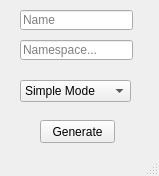
<?xml version="1.0" encoding="UTF-8"?>
<ui version="4.0">
 <class>MainWindow</class>
 <widget class="QMainWindow" name="MainWindow">
  <property name="geometry">
   <rect>
    <x>0</x>
    <y>0</y>
    <width>159</width>
    <height>176</height>
   </rect>
  </property>
  <property name="windowTitle">
   <string>DataBuilder</string>
  </property>
  <widget class="QWidget" name="centralwidget">
   <widget class="QLineEdit" name="lineEdit">
    <property name="geometry">
     <rect>
      <x>20</x>
      <y>40</y>
      <width>113</width>
      <height>20</height>
     </rect>
    </property>
    <property name="placeholderText">
     <string>Namespace...</string>
    </property>
   </widget>
   <widget class="QLineEdit" name="lineEdit_2">
    <property name="geometry">
     <rect>
      <x>20</x>
      <y>10</y>
      <width>113</width>
      <height>20</height>
     </rect>
    </property>
    <property name="placeholderText">
     <string>Name</string>
    </property>
   </widget>
   <widget class="QComboBox" name="comboBox">
    <property name="geometry">
     <rect>
      <x>20</x>
      <y>80</y>
      <width>111</width>
      <height>22</height>
     </rect>
    </property>
    <item>
     <property name="text">
      <string>Simple Mode</string>
     </property>
    </item>
    <item>
     <property name="text">
      <string>Advanced Mode</string>
     </property>
    </item>
   </widget>
   <widget class="QPushButton" name="pushButton">
    <property name="geometry">
     <rect>
      <x>40</x>
      <y>120</y>
      <width>75</width>
      <height>23</height>
     </rect>
    </property>
    <property name="text">
     <string>Generate</string>
    </property>
   </widget>
  </widget>
  <widget class="QStatusBar" name="statusbar"/>
 </widget>
 <resources/>
 <connections/>
</ui>
